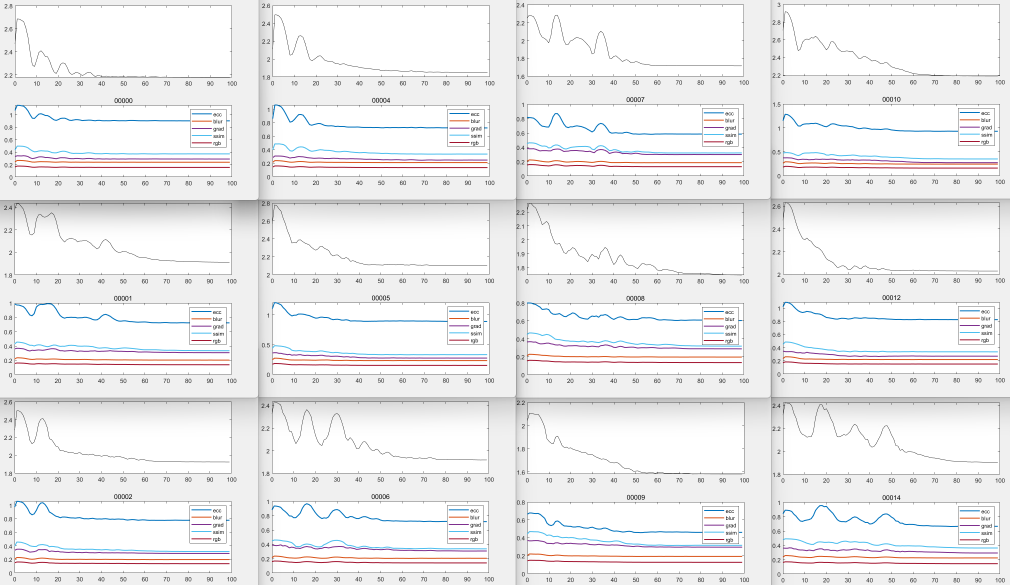
#> input picture MATLAB/Adam.png, 3028 x 1755 px (shown at 1/3 size)
$ python downsample_inputs.py --query_img ../MATLAB/Adam.png --out_img out.png --intrinsics ../MATLAB/SGD.png --out_intrinsics out.png
#> lines starting #> are read from the running program, lines starting #| are printed output that depends on the picture
"""
Downsample a query image and produce a scaled intrinsics file.

Usage:
    python -m modules_6d.downsample_inputs \
        --query_img  data/query/q_00024.png \
        --out_img    data/query_ds/q_00024_ds.png \
        --intrinsics data/can_data/intrinsics.txt \
        --out_intrinsics data/can_data/intrinsics_ds.txt \
        --scale 0.5

The output image will be (original_w * scale) x (original_h * scale).
The output intrinsics will have fx, fy, cx, cy multiplied by scale.
"""

import argparse
import os
import cv2
import numpy as np


def downsample_image(src_path: str, dst_path: str, scale: float) -> tuple[int, int]:
    """Resize image by `scale` and save. Returns (out_w, out_h)."""
#> called with src_path = '../MATLAB/Adam.png', dst_path = 'out.png', scale = 0.5
    img = cv2.imread(src_path, cv2.IMREAD_UNCHANGED)
#> img is the input picture: shape (1755, 3028, 4); mean B, G, R, A 239, 238.1, 238.8, 255
    if img is None:
        raise FileNotFoundError(f"Cannot read image: {src_path}")
    h, w = img.shape[:2]
#> h = 1755; w = 3028
    out_w = int(round(w * scale))
#> out_w = 1514
    out_h = int(round(h * scale))
#> out_h = 878
    resized = cv2.resize(img, (out_w, out_h), interpolation=cv2.INTER_AREA)
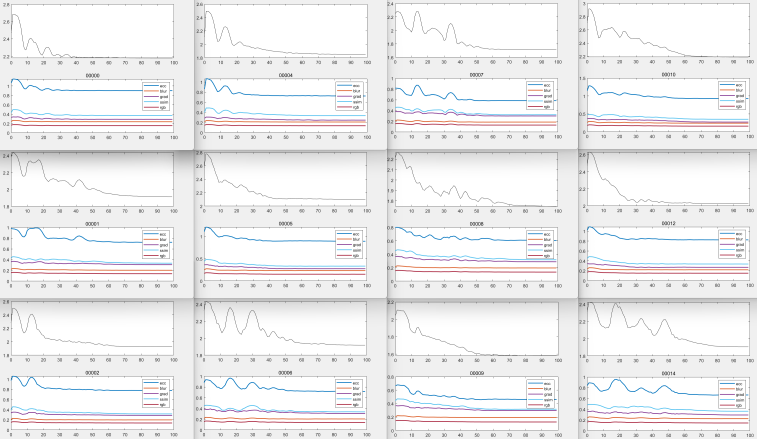
#> resized: shape (878, 1514, 4) (shown at 1/2 size); mean B, G, R, A 239, 238.1, 238.8, 255
    os.makedirs(os.path.dirname(os.path.abspath(dst_path)), exist_ok=True)
    cv2.imwrite(dst_path, resized)
    print(f"[downsample] {src_path} ({w}x{h}) → {dst_path} ({out_w}x{out_h})")
#| [downsample] ../MATLAB/Adam.png (3028x1755) → out.png (1514x878)
    return out_w, out_h


def downsample_intrinsics(src_path: str, dst_path: str, scale: float) -> None:
    """Load intrinsics.txt (3x3 matrix), scale fx/fy/cx/cy, save."""
#> called with src_path = '../MATLAB/SGD.png', dst_path = 'out.png', scale = 0.5
    vals = []
    with open(src_path, "r") as f:
        for line in f:
            line = line.strip()
            if line:
                vals.extend([float(x) for x in line.split()])

    if len(vals) == 9:
        K = np.array(vals, dtype=np.float64).reshape(3, 3)
    elif len(vals) == 4:
        fx, fy, cx, cy = vals
        K = np.array([[fx, 0, cx], [0, fy, cy], [0, 0, 1]], dtype=np.float64)
    else:
        raise ValueError(f"Unsupported intrinsics format in: {src_path}")

    # Scale focal lengths and principal point
    K_scaled = K.copy()
    K_scaled[0, 0] *= scale  # fx
    K_scaled[1, 1] *= scale  # fy
    K_scaled[0, 2] *= scale  # cx
    K_scaled[1, 2] *= scale  # cy

    os.makedirs(os.path.dirname(os.path.abspath(dst_path)), exist_ok=True)
    with open(dst_path, "w") as f:
        for row in K_scaled:
            f.write(" ".join(f"{v:.6f}" for v in row) + "\n")

    print(f"[downsample] intrinsics {src_path} → {dst_path}  (scale={scale})")
    print(f"  fx={K_scaled[0,0]:.3f}  fy={K_scaled[1,1]:.3f}  "
          f"cx={K_scaled[0,2]:.3f}  cy={K_scaled[1,2]:.3f}")


def main():
    p = argparse.ArgumentParser(description="Downsample query image + intrinsics")
    p.add_argument("--query_img",       required=True)
    p.add_argument("--out_img",         required=True)
    p.add_argument("--intrinsics",      required=True)
    p.add_argument("--out_intrinsics",  required=True)
    p.add_argument("--scale",           type=float, default=0.5)
    args = p.parse_args()

    downsample_image(args.query_img, args.out_img, args.scale)
    downsample_intrinsics(args.intrinsics, args.out_intrinsics, args.scale)


if __name__ == "__main__":
#> (the run stopped early here; a loop or call above may not have finished)
